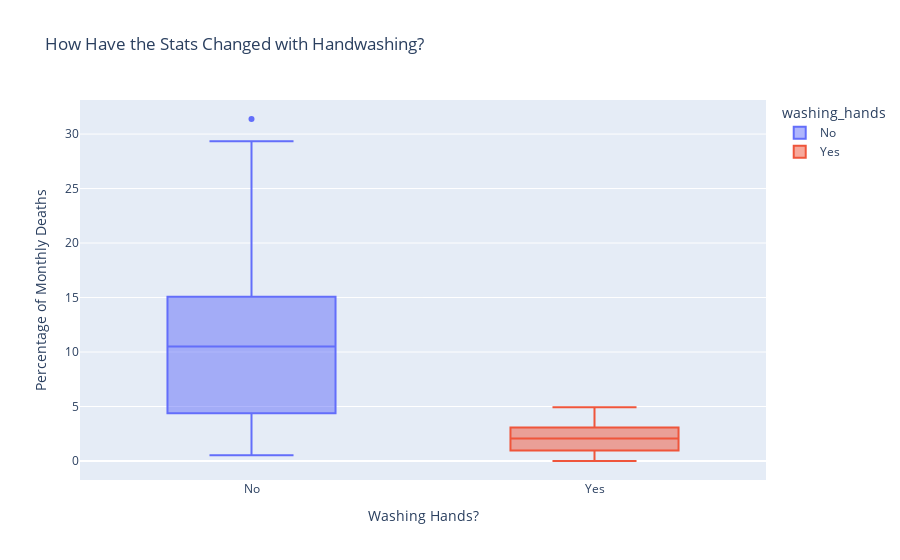

Here is the notebook cell this chart was saved with:
### Code cell
box = px.box(df_monthly, 
             x='washing_hands', 
             y='pct_deaths',
             color='washing_hands',
             title='How Have the Stats Changed with Handwashing?')
 
box.update_layout(xaxis_title='Washing Hands?',
                  yaxis_title='Percentage of Monthly Deaths',)
 
box.show()

### Figure 1 — Plotly figure (JSON) as saved in the notebook; plotly's stock layout.template omitted (floating-point values rounded to 4 significant figures)
{"data": [{"alignmentgroup": "True", "hovertemplate": "washing_hands=%{x}<br>pct_deaths=%{y}<extra></extra>", "legendgroup": "No", "marker": {"color": "#636efa"}, "name": "No", "notched": false, "offsetgroup": "No", "orientation": "v", "showlegend": true, "type": "box", "x": ["No", "No", "No", "No", "No", "No", "No", "No", "No", "No", "No", "No", "No", "No", "No", "No", "No", "No", "No", "No", "No", "No", "No", "No", "No", "No", "No", "No", "No", "No", "No", "No", "No", "No", "No", "No", "No", "No", "No", "No", "No", "No", "No", "No", "No", "No", "No", "No", "No", "No", "No", "No", "No", "No", "No", "No", "No", "No", "No", "No", "No", "No", "No", "No", "No", "No", "No", "No", "No", "No", "No", "No", "No", "No", "No", "No"], "x0": " ", "xaxis": "x", "y": [14.57, 7.531, 4.332, 1.569, 0.7843, 5.0, 8.421, 1.351, 1.878, 11.02, 22.55, 20.85, 12.22, 10.23, 10.74, 3.226, 6.593, 20.78, 25.46, 18.39, 29.34, 22.97, 31.38, 19.12, 15.97, 12.41, 11.93, 6.098, 4.082, 0.5236, 1.554, 2.262, 17.6, 7.143, 8.051, 15.16, 11.28, 17.03, 17.31, 5.833, 2.679, 4.369, 6.32, 1.224, 3.226, 11.02, 10.55, 7.591, 4.745, 4.452, 4.231, 4.392, 7.143, 6.122, 3.586, 10.55, 14.84, 10.94, 10.49, 13.39, 18.09, 15.43, 18.97, 13.44, 10.15, 13.1, 18.06, 14.39, 14.96, 10.77, 5.369, 3.215, 1.923, 3.607, 18.27, 12.24], "y0": " ", "yaxis": "y"}, {"alignmentgroup": "True", "hovertemplate": "washing_hands=%{x}<br>pct_deaths=%{y}<extra></extra>", "legendgroup": "Yes", "marker": {"color": "#EF553B"}, "name": "Yes", "notched": false, "offsetgroup": "Yes", "orientation": "v", "showlegend": true, "type": "box", "x": ["Yes", "Yes", "Yes", "Yes", "Yes", "Yes", "Yes", "Yes", "Yes", "Yes", "Yes", "Yes", "Yes", "Yes", "Yes", "Yes", "Yes", "Yes", "Yes", "Yes", "Yes", "Yes"], "x0": " ", "xaxis": "x", "y": [2.239, 1.2, 1.894, 4.58, 3.957, 4.472, 2.93, 3.534, 0.6873, 0.0, 0.6557, 0.9585, 1.136, 0.3717, 0.0, 0.9615, 2.341, 2.903, 1.34, 2.233, 3.085, 4.926], "y0": " ", "yaxis": "y"}], "layout": {"boxmode": "overlay", "legend": {"title": {"text": "washing_hands"}, "tracegroupgap": 0}, "title": {"text": "How Have the Stats Changed with Handwashing?"}, "xaxis": {"anchor": "y", "categoryarray": ["No", "Yes"], "categoryorder": "array", "domain": [0, 1], "title": {"text": "Washing Hands?"}}, "yaxis": {"anchor": "x", "domain": [0, 1], "title": {"text": "Percentage of Monthly Deaths"}}}}
